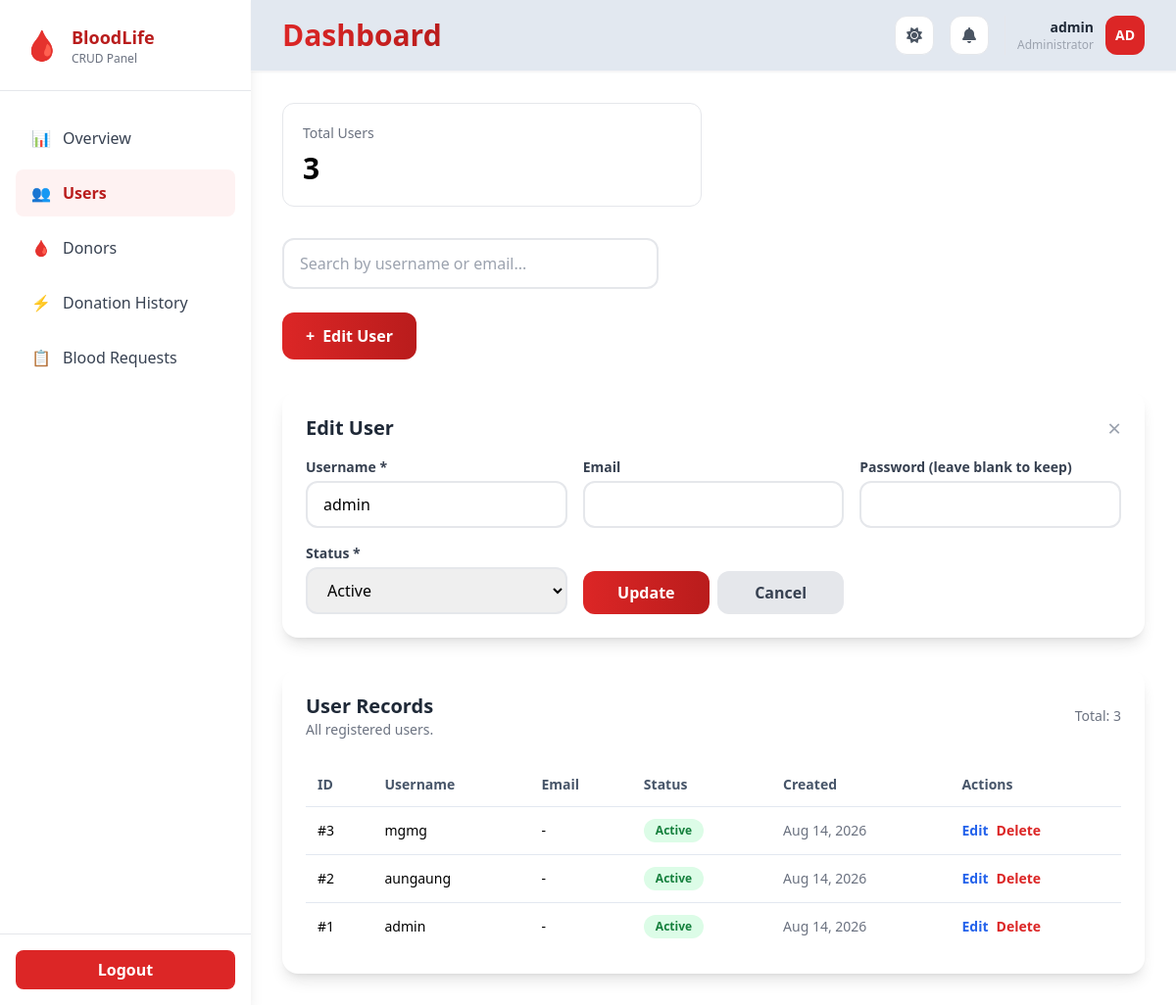
/admin/logindata.php?edit=1 (signed in), run on the app's committed database.
### tables this page shows
CREATE TABLE users (
    id INT AUTO_INCREMENT PRIMARY KEY,
    username VARCHAR(50) NOT NULL UNIQUE,
    email VARCHAR(100),
    password VARCHAR(255) NOT NULL,
    role ENUM('Admin','User') NOT NULL DEFAULT 'User',
    status ENUM('Active','Inactive') DEFAULT 'Active',
    myanmar_name VARCHAR(100) DEFAULT NULL,
    created_at TIMESTAMP DEFAULT CURRENT_TIMESTAMP
);

### admin/logindata.php (the view, shortened to what this page needs)
<?php
require_once __DIR__ . '/../config/db.php';
$users = [];
$result = $conn->query("SELECT * FROM users ORDER BY id DESC");
if ($result && $result->num_rows > 0) {
    $users = $result->fetch_all(MYSQLI_ASSOC);
}
$stats = [
    'total' => $conn->query("SELECT COUNT(*) AS c FROM users")->fetch_assoc()['c'] ?? 0,
];
$edit_row = null;
if (isset($_GET['edit'])) {
    $edit_id = (int)$_GET['edit'];
    foreach ($users as $u) {
        if ($u['id'] == $edit_id) {
            $edit_row = $u;
            break;
        }
    }
}
?>
<!DOCTYPE html>
<html lang="en">
<head>
    <script src="https://cdn.tailwindcss.com"></script>
    <link rel="stylesheet" href="../assets/css/myanmar-font.css">
</head>
<body class="bg-gray-100 dark:bg-gray-900">
<div class="flex min-h-screen">
    <div class="w-64 bg-white shadow-lg hidden md:flex flex-col sticky top-0 self-start h-screen overflow-y-auto">
        <div class="p-6 border-b border-gray-200">
            <div class="flex items-center space-x-3">
                <span class="text-3xl">🩸</span>
                <div>
                    <h1 class="font-bold text-lg text-red-700">BloodLife</h1>
                    <p class="text-xs text-gray-500">CRUD Panel</p>
                </div>
            </div>
        </div>
        <nav class="flex-1 px-4 py-6 space-y-2">
            <a href="dashboard.php" class="flex items-center space-x-3 px-4 py-3 text-gray-700 hover:bg-gray-100 rounded-lg transition">
                <span>📊</span> <span data-i18n="overview">Overview</span>
            </a>
            <a href="logindata.php" class="flex items-center space-x-3 px-4 py-3 bg-red-50 text-red-700 rounded-lg font-semibold">
                <span>👥</span> <span>Users</span>
            </a>
            <a href="donor_crud.php" class="flex items-center space-x-3 px-4 py-3 text-gray-700 hover:bg-gray-100 rounded-lg transition">
                <span>🩸</span> <span>Donors</span>
            </a>
            <a href="donation_history_crud.php" class="flex items-center space-x-3 px-4 py-3 text-gray-700 hover:bg-gray-100 rounded-lg transition">
                <span>⚡</span> <span>Donation History</span>
            </a>
            <a href="requests.php" class="flex items-center space-x-3 px-4 py-3 text-gray-700 hover:bg-gray-100 rounded-lg transition">
                <span>📋</span> <span>Blood Requests</span>
            </a>
        </nav>
        <div class="p-4 border-t border-gray-200">
            <a href="logout.php" onclick="return confirm('Are you sure you want to logout?')" class="w-full bg-red-600 text-white flex justify-center py-2 rounded-lg font-semibold hover:bg-red-700 transition" data-i18n="logout">Logout</a>
        </div>
    </div>
    <main class="flex-1">
        <?php include __DIR__ . '/../includes/navbar.php'; ?>
        <div class="p-8">
            <div class="grid grid-cols-1 md:grid-cols-2 gap-6 mb-8">
                <div class="bg-white rounded-xl border p-5 stat-card">
                    <p class="text-gray-500 text-sm">Total Users</p>
                    <h3 class="text-3xl font-bold mt-2"><?= $stats['total'] ?></h3>
                </div>
            </div>
            <div class="w-96 mb-6">
                <input id="searchInput" type="text" placeholder="Search by username or email..." class="w-full border-2 border-gray-200 rounded-xl px-4 py-3 focus:outline-none focus:border-red-500 transition">
            </div>
            <div class="mb-8">
                <button onclick="toggleForm()" id="toggleFormBtn" class="bg-gradient-to-r from-red-600 to-red-700 text-white font-semibold px-6 py-3 rounded-xl hover:shadow-lg transition flex items-center gap-2">
                    <span>+</span>
                    <span><?= $edit_row ? 'Edit User' : 'Add New User' ?></span>
                </button>
            </div>
            <div id="crudForm" class="bg-white rounded-2xl shadow-lg p-6 mb-8 <?= $edit_row ? '' : 'hidden' ?>">
                <div class="flex items-center justify-between mb-4">
                    <h3 class="text-xl font-bold text-gray-800"><?= $edit_row ? 'Edit User' : 'New User' ?></h3>
                    <button onclick="toggleForm()" class="text-gray-400 hover:text-gray-600 text-2xl leading-none">&times;</button>
                </div>
                <form method="POST" class="grid grid-cols-1 md:grid-cols-2 lg:grid-cols-3 gap-4">
                    <div>
                        <label class="block text-sm font-semibold text-gray-700 mb-1">Username *</label>
                        <input type="text" name="username" value="<?= htmlspecialchars($edit_row['username'] ?? '') ?>" required class="w-full border-2 border-gray-200 rounded-xl px-4 py-2.5 focus:border-red-500 focus:ring-2 focus:ring-red-200 transition outline-none">
                    </div>
                    <div>
                        <label class="block text-sm font-semibold text-gray-700 mb-1">Email</label>
                        <input type="email" name="email" value="<?= htmlspecialchars($edit_row['email'] ?? '') ?>" class="w-full border-2 border-gray-200 rounded-xl px-4 py-2.5 focus:border-red-500 focus:ring-2 focus:ring-red-200 transition outline-none">
                    </div>
                    <div>
                        <label class="block text-sm font-semibold text-gray-700 mb-1">Password <?= $edit_row ? '(leave blank to keep)' : '*' ?></label>
                        <input type="password" name="password" value="" <?= $edit_row ? '' : 'required' ?> class="w-full border-2 border-gray-200 rounded-xl px-4 py-2.5 focus:border-red-500 focus:ring-2 focus:ring-red-200 transition outline-none">
                    </div>
                    <div>
                        <label class="block text-sm font-semibold text-gray-700 mb-1">Status *</label>
                        <select name="status" required class="w-full border-2 border-gray-200 rounded-xl px-4 py-2.5 focus:border-red-500 focus:ring-2 focus:ring-red-200 transition outline-none">
                            <?php foreach (['Active','Inactive'] as $st): ?>
                                <option value="<?= $st ?>" <?= (($edit_row['status'] ?? 'Active') === $st) ? 'selected' : '' ?>><?= $st ?></option>
                            <?php endforeach; ?>
                        </select>
                    </div>
                    <div class="flex items-end">
                        <button type="submit" name="<?= $edit_row ? 'update' : 'add' ?>" class="w-full bg-gradient-to-r from-red-600 to-red-700 text-white font-semibold py-2.5 rounded-xl hover:shadow-lg transition">
                            <?= $edit_row ? 'Update' : 'Create' ?>
                        </button>
                        <?php if ($edit_row): ?>
                            <a href="logindata.php" class="ml-2 w-full text-center bg-gray-200 text-gray-700 font-semibold py-2.5 rounded-xl hover:bg-gray-300 transition">Cancel</a>
                        <?php endif; ?>
                    </div>
                </form>
            </div>
            <div class="bg-white rounded-2xl shadow-lg p-6">
                <div class="flex items-center justify-between mb-6">
                    <div>
                        <h3 class="text-xl font-bold text-gray-800">User Records</h3>
                        <p class="text-sm text-gray-500">All registered users.</p>
                    </div>
                    <span class="text-sm text-gray-500">Total: <?= count($users) ?></span>
                </div>
                <div class="overflow-x-auto">
                    <table class="w-full text-left text-sm border-collapse">
                        <thead>
                            <tr class="bg-gray-50 text-slate-600">
                                <th class="p-3">ID</th>
                                <th class="p-3">Username</th>
                                <th class="p-3">Email</th>
                                <th class="p-3">Status</th>
                                <th class="p-3">Created</th>
                                <th class="p-3">Actions</th>
                            </tr>
                        </thead>
                        <tbody>
                            <?php if (count($users) > 0): ?>
                                <?php foreach ($users as $u): ?>
                                    <?php
                                    $statusColor = ($u['status'] ?? 'Active') === 'Active' ? 'bg-green-100 text-green-700' : 'bg-red-100 text-red-700';
                                    ?>
                                    <tr class="user-row border-t border-slate-200 hover:bg-gray-50">
                                        <td class="p-3 font-medium">#<?= $u['id'] ?></td>
                                        <td class="p-3 font-medium"><?= htmlspecialchars($u['username']) ?></td>
                                        <td class="p-3"><?= htmlspecialchars($u['email'] ?? '-') ?></td>
                                        <td class="p-3"><span class="inline-flex rounded-full px-3 py-1 text-xs font-semibold <?= $statusColor ?>"><?= htmlspecialchars($u['status']) ?></span></td>
                                        <td class="p-3 text-gray-500"><?= date('M d, Y', strtotime($u['created_at'])) ?></td>
                                        <td class="p-3">
                                            <div class="flex gap-2">
                                                <a href="logindata.php?edit=<?= $u['id'] ?>" class="text-blue-600 hover:text-blue-800 font-semibold">Edit</a>
                                                <a href="logindata.php?delete=<?= $u['id'] ?>" class="text-red-600 hover:text-red-800 font-semibold" onclick="return confirm('Delete this user?')">Delete</a>
                                            </div>
                                        </td>
                                    </tr>
                                <?php endforeach; ?>
                            <?php else: ?>
                                <tr><td colspan="6" class="p-8 text-center text-gray-500">No users found.</td></tr>
                            <?php endif; ?>
                        </tbody>
                    </table>
                </div>
            </div>
        </div>
    </main>
</div>
</body>
</html>

### admin/logindata.php (style rules this page uses)
.stat-card { transition: all 0.3s ease; }
html:not(.dark) body { background-color: #ffffff !important; background-image: none !important; }
html:not(.dark) .bg-gray-50 { background-color: #ffffff !important; }
html:not(.dark) .bg-gray-100 { background-color: #ffffff !important; }

### data on the page
users: username "admin", status "Active", id "1", email "-", created_at "Aug 14, 2026"
users: id "3", username "mgmg", email "-", status "Active", created_at "Aug 14, 2026"
users: id "2", username "aungaung", email "-", status "Active", created_at "Aug 14, 2026"

### other printed values
$_SESSION['username'] "admin"
substr($_SESSION['username'] ?? 'A', 0, 2) "AD"
$stats['total'] "3"
count($users) "3"
